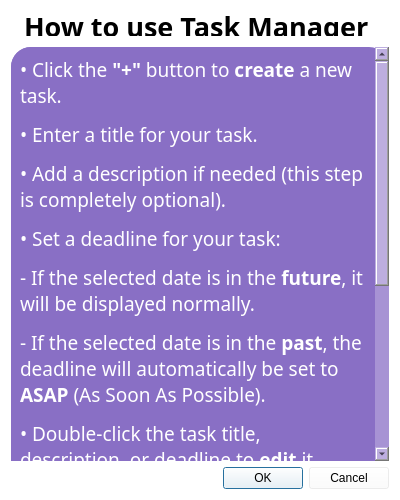
<?xml version="1.0" encoding="UTF-8"?>
<ui version="4.0">
 <class>HelpWindow</class>
 <widget class="QDialog" name="HelpWindow">
  <property name="geometry">
   <rect>
    <x>0</x>
    <y>0</y>
    <width>400</width>
    <height>500</height>
   </rect>
  </property>
  <property name="windowTitle">
   <string>Dialog</string>
  </property>
  <property name="styleSheet">
   <string notr="true">background: rgba(255, 255, 255, 64);</string>
  </property>
  <layout class="QVBoxLayout" name="verticalLayout">
   <item>
    <widget class="QLabel" name="name">
     <property name="maximumSize">
      <size>
       <width>16777215</width>
       <height>30</height>
      </size>
     </property>
     <property name="font">
      <font>
       <family>Avenir</family>
       <pointsize>20</pointsize>
       <bold>true</bold>
      </font>
     </property>
     <property name="styleSheet">
      <string notr="true">padding: 5px;</string>
     </property>
     <property name="text">
      <string>How to use Task Manager</string>
     </property>
    </widget>
   </item>
   <item>
    <widget class="QScrollArea" name="scrollArea">
     <property name="styleSheet">
      <string notr="true">background: rgb(137, 111, 197);
border-radius: 20px;</string>
     </property>
     <property name="widgetResizable">
      <bool>true</bool>
     </property>
     <widget class="QWidget" name="scrollArea_2">
      <property name="geometry">
       <rect>
        <x>0</x>
        <y>0</y>
        <width>360</width>
        <height>483</height>
       </rect>
      </property>
      <layout class="QHBoxLayout" name="horizontalLayout">
       <item>
        <widget class="QLabel" name="description">
         <property name="sizePolicy">
          <sizepolicy hsizetype="Preferred" vsizetype="Preferred">
           <horstretch>0</horstretch>
           <verstretch>0</verstretch>
          </sizepolicy>
         </property>
         <property name="font">
          <font>
           <family>Avenir</family>
           <pointsize>14</pointsize>
          </font>
         </property>
         <property name="text">
          <string>&lt;html&gt;&lt;head/&gt;&lt;body&gt;&lt;p&gt;&lt;span style=&quot; color:#ffffff;&quot;&gt;• Click the &lt;/span&gt;&lt;span style=&quot; font-weight:700; color:#ffffff;&quot;&gt;&amp;quot;+&amp;quot;&lt;/span&gt;&lt;span style=&quot; color:#ffffff;&quot;&gt; button to &lt;/span&gt;&lt;span style=&quot; font-weight:700; color:#ffffff;&quot;&gt;create&lt;/span&gt;&lt;span style=&quot; color:#ffffff;&quot;&gt; a new task.&lt;/span&gt;&lt;/p&gt;&lt;p&gt;&lt;span style=&quot; color:#ffffff;&quot;&gt;• Enter a title for your task.&lt;/span&gt;&lt;/p&gt;&lt;p&gt;&lt;span style=&quot; color:#ffffff;&quot;&gt;• Add a description if needed (this step is completely optional).&lt;/span&gt;&lt;/p&gt;&lt;p&gt;&lt;span style=&quot; color:#ffffff;&quot;&gt;• Set a deadline for your task:&lt;/span&gt;&lt;/p&gt;&lt;p&gt;&lt;span style=&quot; color:#ffffff;&quot;&gt;- If the selected date is in the &lt;/span&gt;&lt;span style=&quot; font-weight:700; color:#ffffff;&quot;&gt;future&lt;/span&gt;&lt;span style=&quot; color:#ffffff;&quot;&gt;, it will be displayed normally.&lt;/span&gt;&lt;/p&gt;&lt;p&gt;&lt;span style=&quot; color:#ffffff;&quot;&gt;- If the selected date is in the &lt;/span&gt;&lt;span style=&quot; font-weight:700; color:#ffffff;&quot;&gt;past&lt;/span&gt;&lt;span style=&quot; color:#ffffff;&quot;&gt;, the deadline will automatically be set to &lt;/span&gt;&lt;span style=&quot; font-weight:700; color:#ffffff;&quot;&gt;ASAP&lt;/span&gt;&lt;span style=&quot; color:#ffffff;&quot;&gt; (As Soon As Possible).&lt;/span&gt;&lt;/p&gt;&lt;p&gt;&lt;span style=&quot; color:#ffffff;&quot;&gt;• Double-click the task title, description, or deadline to &lt;/span&gt;&lt;span style=&quot; font-weight:700; color:#ffffff;&quot;&gt;edit&lt;/span&gt;&lt;span style=&quot; color:#ffffff;&quot;&gt; it.&lt;/span&gt;&lt;/p&gt;&lt;p&gt;&lt;span style=&quot; color:#ffffff;&quot;&gt;• Mark a task as &lt;/span&gt;&lt;span style=&quot; font-weight:700; color:#ffffff;&quot;&gt;completed&lt;/span&gt;&lt;span style=&quot; color:#ffffff;&quot;&gt; by toggling the checkbox on the left side of the task widget.&lt;/span&gt;&lt;/p&gt;&lt;p&gt;&lt;span style=&quot; color:#ffffff;&quot;&gt;• &lt;/span&gt;&lt;span style=&quot; font-weight:700; color:#ffffff;&quot;&gt;Delete&lt;/span&gt;&lt;span style=&quot; color:#ffffff;&quot;&gt; a task by clicking the trash bin icon in the top-right corner of the task widget.&lt;/span&gt;&lt;/p&gt;&lt;p&gt;&lt;span style=&quot; font-family:'-webkit-standard'; font-size:medium; color:#ffffff;&quot;&gt;• If you are unsure what a button or text element does, &lt;/span&gt;&lt;span style=&quot; font-family:'-webkit-standard'; font-size:medium; font-weight:700; color:#ffffff;&quot;&gt;hover&lt;/span&gt;&lt;span style=&quot; font-family:'-webkit-standard'; font-size:medium; color:#ffffff;&quot;&gt; your mouse over it to see a &lt;/span&gt;&lt;span style=&quot; font-family:'-webkit-standard'; font-size:medium; font-weight:700; color:#ffffff;&quot;&gt;helpful tooltip&lt;/span&gt;&lt;span style=&quot; font-family:'-webkit-standard'; font-size:medium; color:#ffffff;&quot;&gt;.&lt;/span&gt;&lt;/p&gt;&lt;/body&gt;&lt;/html&gt;</string>
         </property>
         <property name="alignment">
          <set>Qt::AlignmentFlag::AlignLeading|Qt::AlignmentFlag::AlignLeft|Qt::AlignmentFlag::AlignTop</set>
         </property>
         <property name="wordWrap">
          <bool>true</bool>
         </property>
        </widget>
       </item>
      </layout>
     </widget>
    </widget>
   </item>
   <item>
    <widget class="QDialogButtonBox" name="buttonBox">
     <property name="orientation">
      <enum>Qt::Orientation::Horizontal</enum>
     </property>
     <property name="standardButtons">
      <set>QDialogButtonBox::StandardButton::Cancel|QDialogButtonBox::StandardButton::Ok</set>
     </property>
    </widget>
   </item>
  </layout>
 </widget>
 <resources/>
 <connections>
  <connection>
   <sender>buttonBox</sender>
   <signal>accepted()</signal>
   <receiver>HelpWindow</receiver>
   <slot>accept()</slot>
   <hints>
    <hint type="sourcelabel">
     <x>248</x>
     <y>254</y>
    </hint>
    <hint type="destinationlabel">
     <x>157</x>
     <y>274</y>
    </hint>
   </hints>
  </connection>
  <connection>
   <sender>buttonBox</sender>
   <signal>rejected()</signal>
   <receiver>HelpWindow</receiver>
   <slot>reject()</slot>
   <hints>
    <hint type="sourcelabel">
     <x>316</x>
     <y>260</y>
    </hint>
    <hint type="destinationlabel">
     <x>286</x>
     <y>274</y>
    </hint>
   </hints>
  </connection>
 </connections>
</ui>
